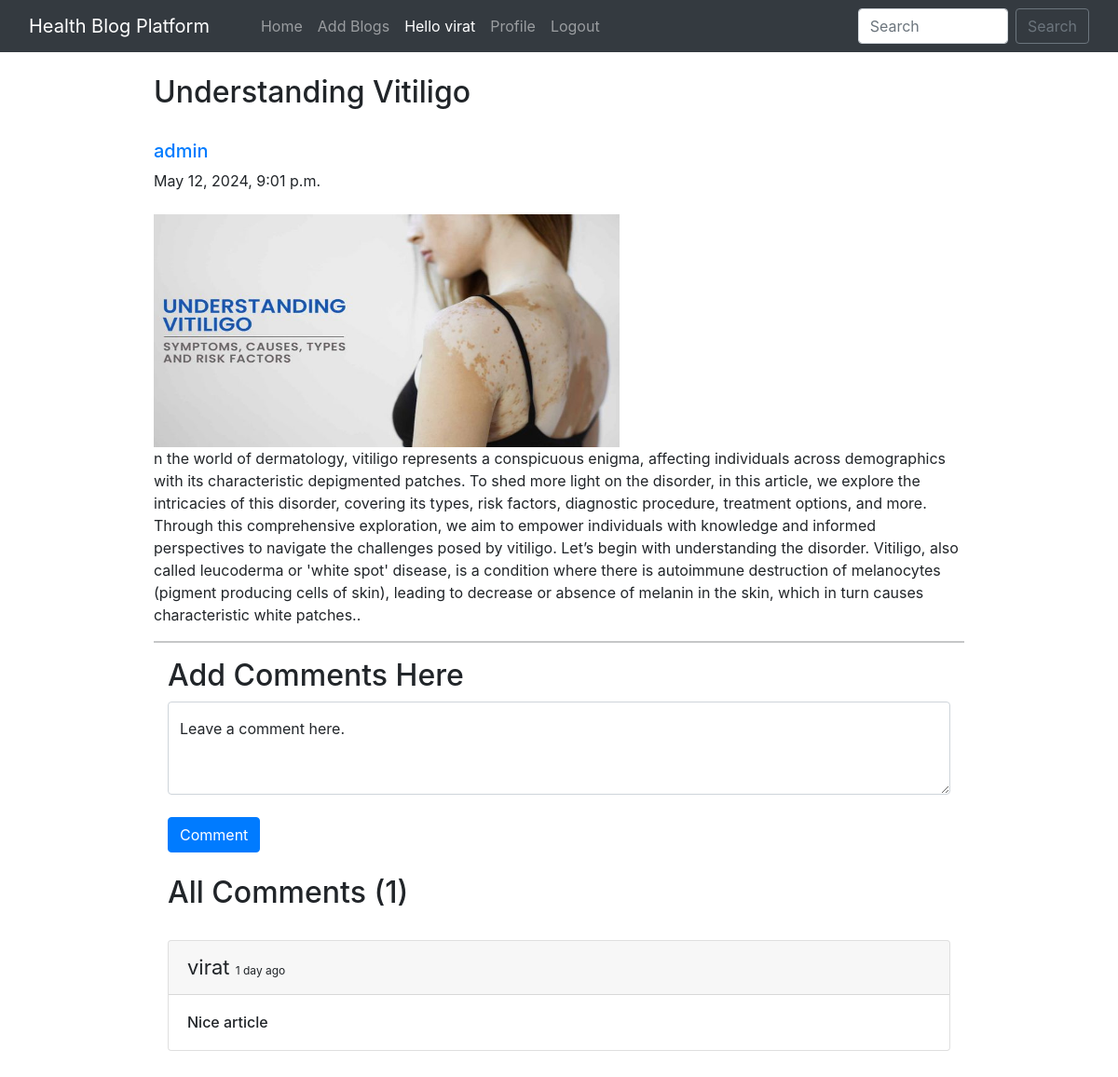
/blog/Vitiligo/ (signed in), run on the app's committed database.
### home/models.py (models this page shows, shortened)
class BlogPost(models.Model):
    title=models.CharField(max_length=255)
    author= models.ForeignKey(User, on_delete=models.CASCADE)
    slug=models.CharField(max_length=130)
    content=models.TextField()
    image = models.ImageField(upload_to="profile_pics", blank=True, null=True)
    dateTime=models.DateTimeField(auto_now_add=True)

class Comment(models.Model):
    user = models.ForeignKey(User, on_delete=models.CASCADE)
    content = models.TextField()
    blog = models.ForeignKey(BlogPost, on_delete=models.CASCADE)
    parent_comment = models.ForeignKey('self', on_delete=models.CASCADE, null=True, blank=True)
    dateTime=models.DateTimeField(default=now)

### home/views.py (the view)
# urls.py: path("blog/<str:slug>/", views.blogs_comments, name="blogs_comments"),
def blogs_comments(request, slug):
    post = BlogPost.objects.filter(slug=slug).first()
    comments = Comment.objects.filter(blog=post)
    if request.method=="POST":
        user = request.user
        content = request.POST.get('content','')
        blog_id =request.POST.get('blog_id','')
        comment = Comment(user = user, content = content, blog=post)
        comment.save()
    return render(request, "blog_comments.html", {'post':post, 'comments':comments})

### home/templates/blog_comments.html (shortened to what this page needs)
{% extends 'base.html' %} {% block title %} Blogs {% endblock %}  {% block body %} {% load humanize %}
<div class="container w-75 my-4">
  <h2 class="blog-post-title">{{post.title}}</h2>
  <br />
  <div class="media">
    <div class="media-body">
      <h5 class="mt-0">
        <a href="/user_profile/{{post.author.id}}/"
          >{{post.author}}
        </a>
      </h5>
      {{post.dateTime}}
    </div>
  </div>
  <br />
  <img src="/media/{{post.image}}" alt="" height="250px" width="500px" />
  <br />
  <p>{{post.content}}.</p>
  <hr />
  {% if user.is_authenticated %}
  <div class="container">
    <h2>Add Comments Here</h2>
    <form action="/blog/{{post.slug}}/" method="POST">
      <div class="form-floating">
        <textarea
          class="form-control"
          placeholder="Leave a comment here"
          id="floatingTextarea2"
          style="height: 100px"
          id="content"
          name="content"
        ></textarea>
        <label for="floatingTextarea2">Leave a comment here.</label>
        <br />
        <button type="submit" class="btn btn-primary">Comment</button>
      </div>
    </form>
    {% else %}
    <div class="container">
      <h4><a href="/login/">Login</a> to post comments below.</h4>
      {% endif %}
      <br />
      <h2>All Comments ({{comments.count}})</h2>
      <br />
      {% for comment in comments %}
      <div class="card">
        <div class="card-header">
          <span style="font-size: 22px">{{comment.user}} </span>
          <span style="font-size: 12px"
            >{{comment.dateTime | naturaltime}}</span
          >
        </div>
        <div class="card-body">
          <h6 class="card-text">{{comment.content}}</h6>
        </div>
      </div>
      <br />
      {% endfor %}
    </div>
  </div>
  {% endblock %}

### home/templates/base.html (shortened to what this page needs)
<!DOCTYPE html>
<html lang="en">
  <head>
    <link
      href="//maxcdn.bootstrapcdn.com/bootstrap/4.1.1/css/bootstrap.min.css"
      rel="stylesheet"
      id="bootstrap-css"
    />
    <link
      href="https://cdn.jsdelivr.net/npm/bootstrap@5.0.2/dist/css/bootstrap.min.css"
      rel="stylesheet"
    />
    <link
      rel="stylesheet"
      href="https://maxcdn.bootstrapcdn.com/bootstrap/4.0.0/css/bootstrap.min.css"
    />
  </head>
  <body>
    <nav class="navbar navbar-expand-lg navbar-dark bg-dark sticky-top">
      <div class="container-fluid">
        <a class="navbar-brand" href="#">Health Blog Platform</a>
        <div class="collapse navbar-collapse" id="navbarSupportedContent">
          <div class="container mx-3">
            <ul class="navbar-nav me-auto mb-2 mb-lg-0">
              <li class="nav-item">
                <a
                  class="nav-link {% block homeactive %} {% endblock %}"
                  aria-current="page"
                  href="/"
                  >Home</a
                >
              </li>
              {% if user.is_authenticated %}
              <li class="nav-item">
                <a
                  class="nav-link {% block add_blogs_active %} {% endblock %}"
                  href="/add_blogs/"
                  >Add Blogs</a
                >
              </li>
              <li class="nav-item">
                <a class="nav-link active" href="#">Hello {{request.user}}</a>
              </li>
              <li class="nav-item">
                <a
                  class="nav-link {% block profileactive %} {% endblock %}"
                  href="/profile/"
                  >Profile</a
                >
              </li>
              <li class="nav-item">
                <a class="nav-link" href="/logout/">Logout</a>
              </li>
              {% endif %}
            </ul>
          </div>
          <form class="d-flex" method="POST" action="/search/">
            <input
              class="form-control me-2"
              type="search"
              placeholder="Search"
              name="searched"
              id="searched"
              aria-label="Search"
            />
            <button
              href="/search/"
              class="btn btn-outline-secondary"
              type="submit"
            >
              Search
            </button>
          </form>
        </div>
      </div>
    </nav>
    {% block body %} {% endblock %}
  </body>
</html>

### data on the page
BlogPost: title "Understanding Vitiligo", author "admin", dateTime "May 12, 2024, 9:01 p.m.", image (picture), content "n the world of dermatology, vitiligo represents a conspicuous enigma, affecting individuals across demographics with its characteristic depigmented patches. To shed more light on the disorder, in this article, we explore the intricacies of this disorder, covering its types, risk factors, diagnostic procedure, treatment options, and more. Through this comprehensive exploration, we aim to empower individuals with knowledge and informed perspectives to navigate the challenges posed by vitiligo. Let’s begin with understanding the disorder. Vitiligo, also called leucoderma or 'white spot' disease, is a condition where there is autoimmune destruction of melanocytes (pigment producing cells of…"
Comment: user "virat", dateTime "1 day ago", content "Nice article"

### other printed values
{{ request.user }} "virat"
{{ comments.count }} "1"
